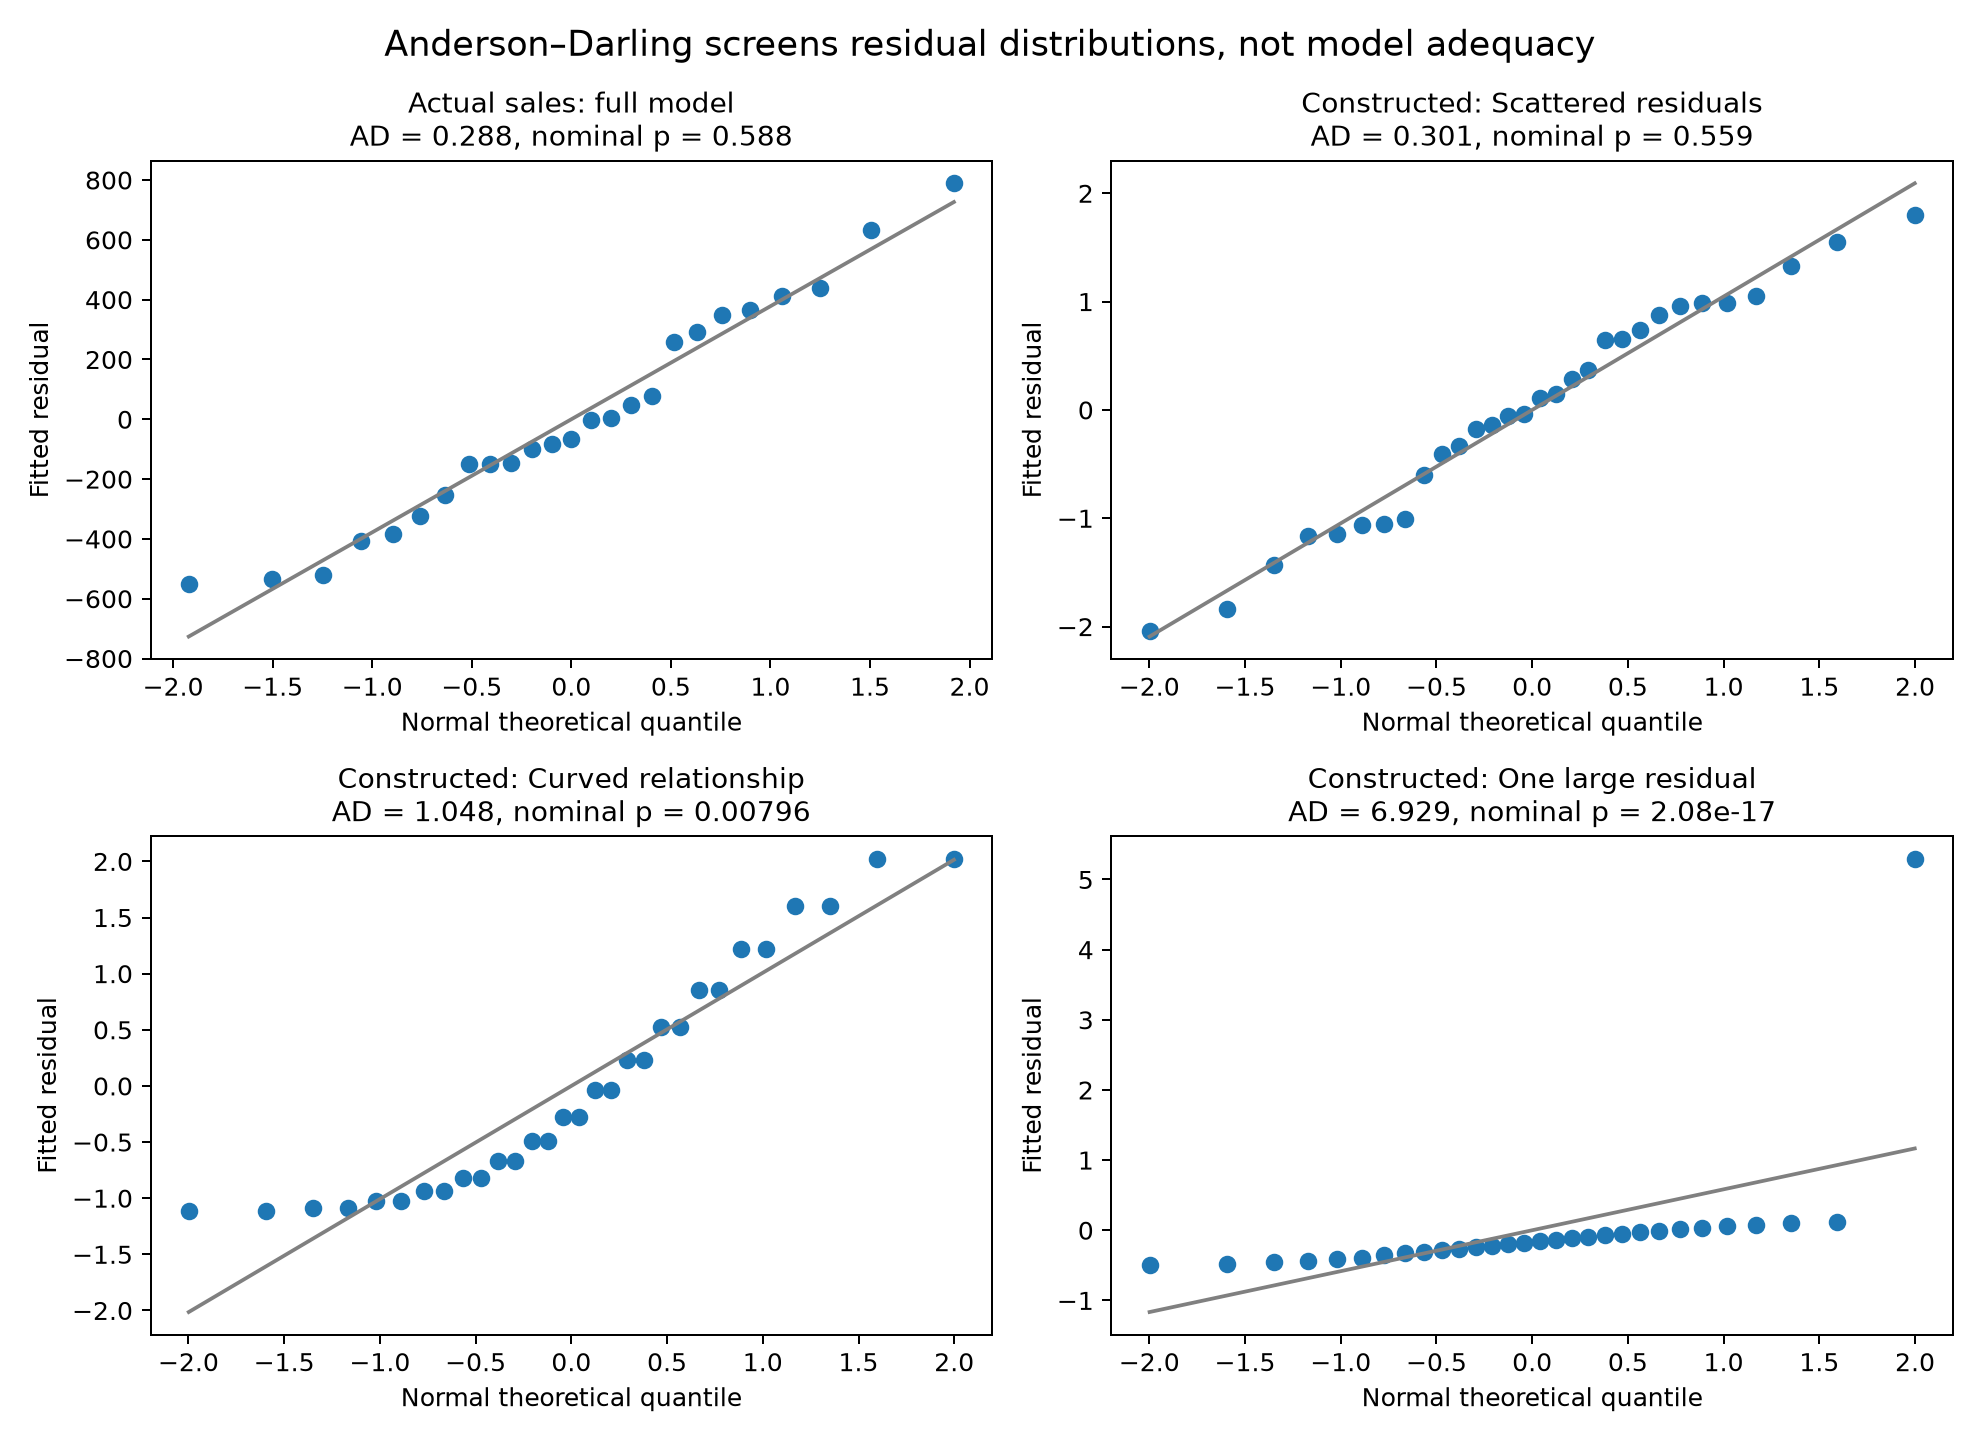

The Python source for this figure:
import os
os.environ['MPLCONFIGDIR']='.mplcache'
import matplotlib
matplotlib.use('Agg')
import matplotlib.pyplot as plt
import numpy as np
import pandas as pd
import statsmodels.api as sm
from statsmodels.stats.diagnostic import normal_ad
from scipy.stats import probplot
import json
actual=pd.read_csv('sales_territory.csv');m=sm.OLS(actual.Sales,sm.add_constant(actual.drop(columns='Sales'))).fit()
examples=pd.read_csv('constructed_same_summary_datasets.csv')
sets=[('Actual sales: full model',m.resid.to_numpy())]
for name,g in examples.groupby('dataset',sort=False):
    fit=sm.OLS(g.constructed_y,sm.add_constant(g.constructed_x)).fit();sets.append(('Constructed: '+name,fit.resid.to_numpy()))
rows=[];fig,axes=plt.subplots(2,2,figsize=(11,8))
for ax,(name,res) in zip(axes.flat,sets):
    stat,p=normal_ad(res);rows.append({'dataset':name,'n':len(res),'AD_statistic':float(stat),'nominal_pvalue':float(p)})
    (qx,qy),(slope,intercept,r)=probplot(res)
    ax.scatter(qx,qy);ax.plot(qx,intercept+slope*qx,color='gray');ax.set_title(f'{name}\nAD = {stat:.3f}, nominal p = {p:.3g}',fontsize=11);ax.set_xlabel('Normal theoretical quantile');ax.set_ylabel('Fitted residual')
fig.suptitle('Anderson–Darling screens residual distributions, not model adequacy',fontsize=14);fig.tight_layout();fig.savefig('anderson_darling_model_limits.png',dpi=180)
r={'test':'Anderson–Darling normality screen, mean and variance estimated (statsmodels normal_ad)','results':rows,'qualification':'Nominal iid normality p-values applied to fitted residuals. Residuals are correlated and their variances depend on leverage; constructed residuals also satisfy enforced constraints. These p-values are descriptive screens, not exact regression adequacy tests. No fitted-design bootstrap calibration used.'}
with open('anderson_darling_model_limits_results.json','w') as f:json.dump(r,f,indent=2)
pd.DataFrame(rows).to_csv('anderson_darling_model_limits_values.csv',index=False)
print(json.dumps(r,indent=2))
